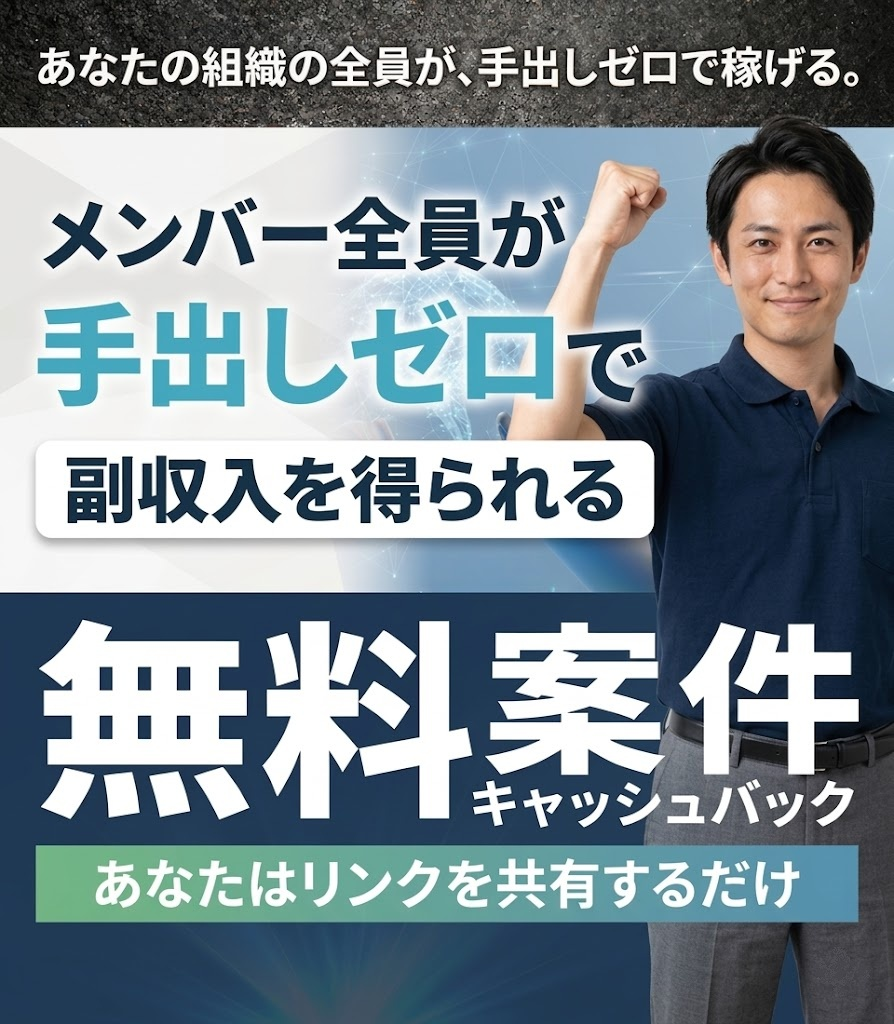
#> input picture lp/v2/assets/img-hero.jpg, 894 x 1024 px, given in place of C_shosentaku_v3_pro4k_master.jpg, which was not available
$ python resize.py
#> lines starting #> are read from the running program, lines starting #| are printed output that depends on the picture; pictures that were not available may be replaced by others from this repository, and a replacement may not be noted
from PIL import Image
from pathlib import Path

SRC = Path(r"C:/Users/ooxmi/Downloads/C_shosentaku_v3_pro4k_master.jpg")
OUT = Path(r"C:/Users/ooxmi/Downloads/revirall-meta-ads-automation/ads/creatives/shosentaku_v3")
OUT.mkdir(parents=True, exist_ok=True)

im = Image.open(SRC).convert("RGB")
#> im is the input picture: PIL image 894x1024 RGB; mean R, G, B 123.7, 137.4, 145.6
W, H = im.size
#> W = 894; H = 1024
print(f"source: {W}x{H}")
#| source: 894x1024

top_strip = im.crop((0, 0, W, 80))
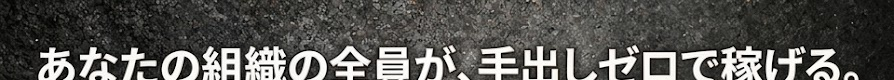
#> top_strip: PIL image 894x80 RGB; mean R, G, B 86, 85.4, 82.1
pixels = list(top_strip.getdata())
#> pixels = 71520 items
avg = tuple(sum(c[i] for c in pixels) // len(pixels) for i in range(3))
#> avg = (86, 85, 82)
print(f"detected bg color: {avg}")
#| detected bg color: (86, 85, 82)


def save_jpeg(img: Image.Image, path: Path, target_kb: int = 300) -> None:
    quality = 92
    while quality >= 55:
        img.save(path, "JPEG", quality=quality, optimize=True, progressive=True, subsampling=1)
        size_kb = path.stat().st_size / 1024
        if size_kb <= target_kb or quality == 55:
            print(f"  {path.name}: {img.size} q={quality} {size_kb:.0f}KB")
            return
        quality -= 5


def center_crop(img: Image.Image, target_ratio: float) -> Image.Image:
#> called with target_ratio = 0.8
    w, h = img.size
#> w = 894; h = 1024
    cur = w / h
#> cur = 0.873
    if abs(cur - target_ratio) < 1e-4:
        return img
    if cur > target_ratio:
        new_w = int(round(h * target_ratio))
#> new_w = 819
        left = (w - new_w) // 2
#> left = 37
        return img.crop((left, 0, left + new_w, h))
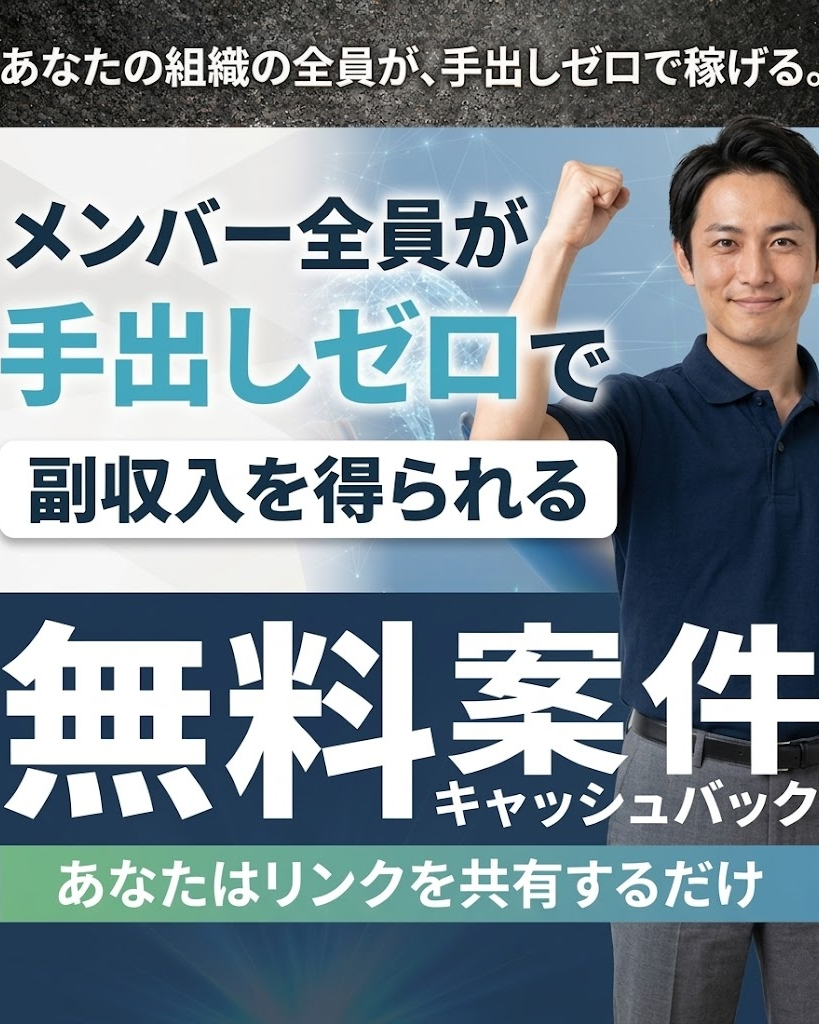
#> returned value: PIL image 819x1024 RGB; mean R, G, B 126.6, 140.6, 148.5
    new_h = int(round(w / target_ratio))
    top = (h - new_h) // 2
    return img.crop((0, top, w, top + new_h))


def pad_to_ratio(img: Image.Image, target_ratio: float, bg: tuple) -> Image.Image:
    w, h = img.size
    cur = w / h
    if abs(cur - target_ratio) < 1e-4:
        return img
    if cur > target_ratio:
        new_h = int(round(w / target_ratio))
        canvas = Image.new("RGB", (w, new_h), bg)
        canvas.paste(img, (0, (new_h - h) // 2))
        return canvas
    new_w = int(round(h * target_ratio))
    canvas = Image.new("RGB", (new_w, h), bg)
    canvas.paste(img, ((new_w - w) // 2, 0))
    return canvas


# 4:5 Feed (1080x1350) — primary portrait, main placement
img_45 = center_crop(im, 4 / 5).resize((1080, 1350), Image.LANCZOS)
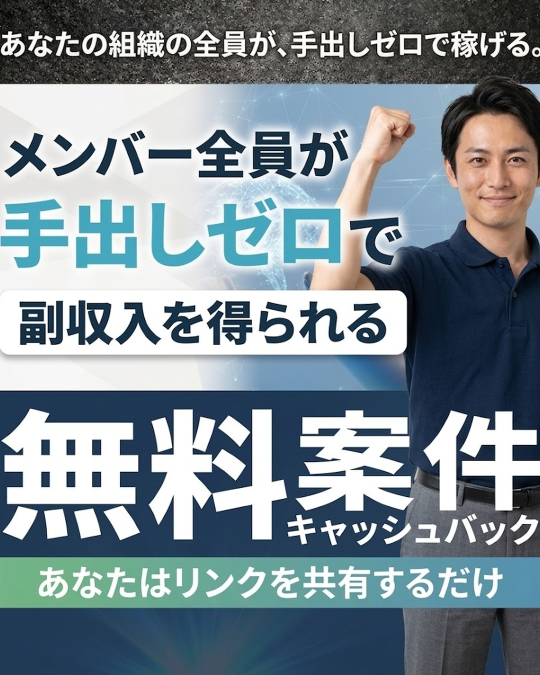
#> img_45: PIL image 1080x1350 RGB (shown at 1/2 size); mean R, G, B 126.6, 140.6, 148.5
save_jpeg(img_45, OUT / "shosentaku_4x5_1080x1350.jpg")
#> after the loop in save_jpeg, `while quality >= 55:`: quality = 92
#> (the run stopped early here; a loop or call above may not have finished)

$ run again, on lp/v2/assets/img-pain.jpg
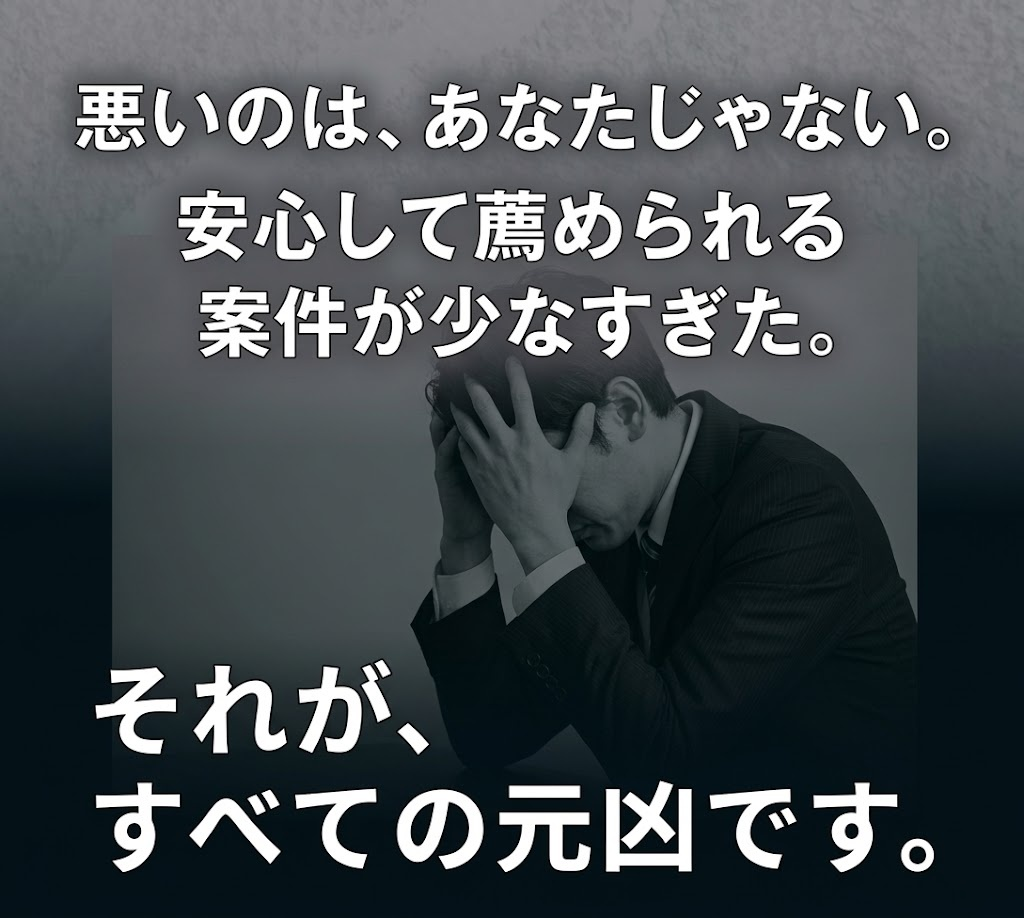
#> input picture lp/v2/assets/img-pain.jpg, 1024 x 918 px, given in place of C_shosentaku_v3_pro4k_master.jpg, which was not available
#> im is the input picture: PIL image 1024x918 RGB; mean R, G, B 71.5, 78.2, 81.9
#| source: 1024x918
#> `top_strip = im.crop((0, 0, W, 80))`:
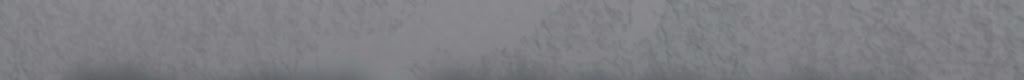
#> top_strip: PIL image 1024x80 RGB; mean R, G, B 126.6, 126.3, 131
#> pixels = 81920 items
#> avg = (126, 126, 130)
#| detected bg color: (126, 126, 130)
#> `img_45 = center_crop(im, 4 / 5).resize((1080, 1350), Image.LANCZOS)`:
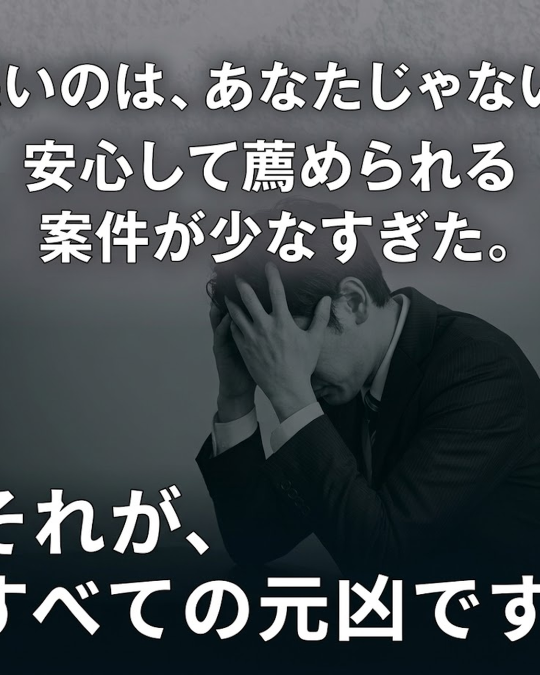
#> img_45: PIL image 1080x1350 RGB (shown at 1/2 size); mean R, G, B 78.4, 84.4, 87.7
#> after the loop in save_jpeg, `while quality >= 55:`: quality = 92
